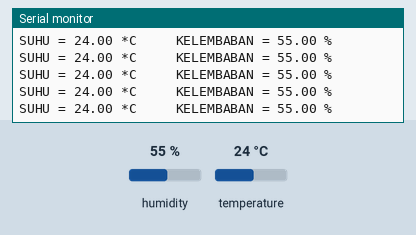
A sketch run on a simulated Arduino Uno, built with avr-gcc and run on an emulated ATmega328P. Parts: the last lines printed to the serial monitor. The test bench sets the inputs (shaded band); at power-on: humidity 55 %, temperature 24 °C.

Above: at 1.2 s.
1.3 s: humidity set to 22 %
At 1.46 s:
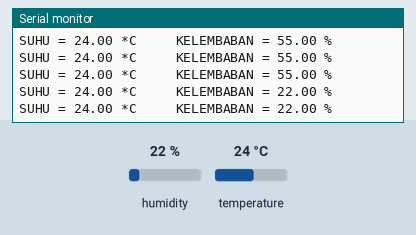
4.3 s: temperature set to 12 °C
At 4.32 s:
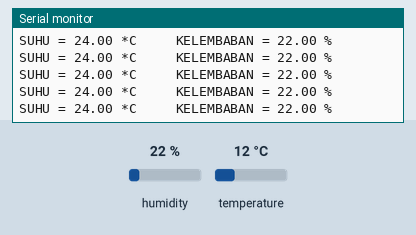
7.3 s: humidity set to 40 %
At 7.36 s:
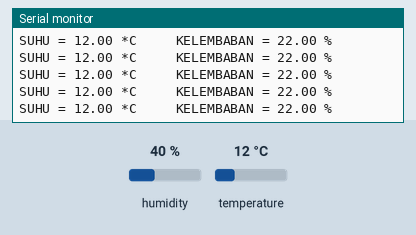
Timing chart, 0 to 10.3 s (numbered marks = the images above; inputs shaded):
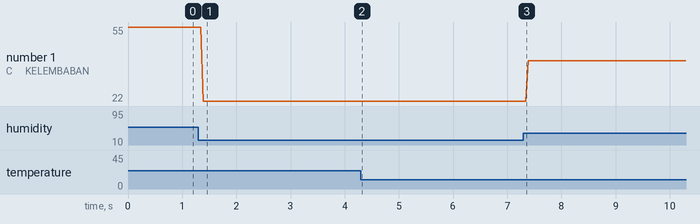

The sketch:

suhu.ino
```cpp
#include <dht.h>

#define DATA_PIN 2 // Definisi Pin untuk DHT22

dht DHT; // Buat DHT object

void setup() {

  Serial.begin(9600);
}
void loop() {

  int readData = DHT.read22(DATA_PIN); // baca Data dari sensor
  float t = DHT.temperature; // Ambil nilai Suhu
  float h = DHT.humidity; // Ambil nilai Kelembaban

  // Mencetak output ke Serial monitor
  Serial.print("SUHU = ");
  Serial.print(t);
  Serial.print(" *C ");
  Serial.print("    KELEMBABAN = ");
  Serial.print(h);

  Serial.println(" % ");

}
```

Measured:
- after the input at 1.3 s, the serial monitor: prints a new line after 0.09 s (image 1)
- plotted number 1: 55 → 22 after the input at 1.3 s, 22 → 40 after the input at 7.3 s
